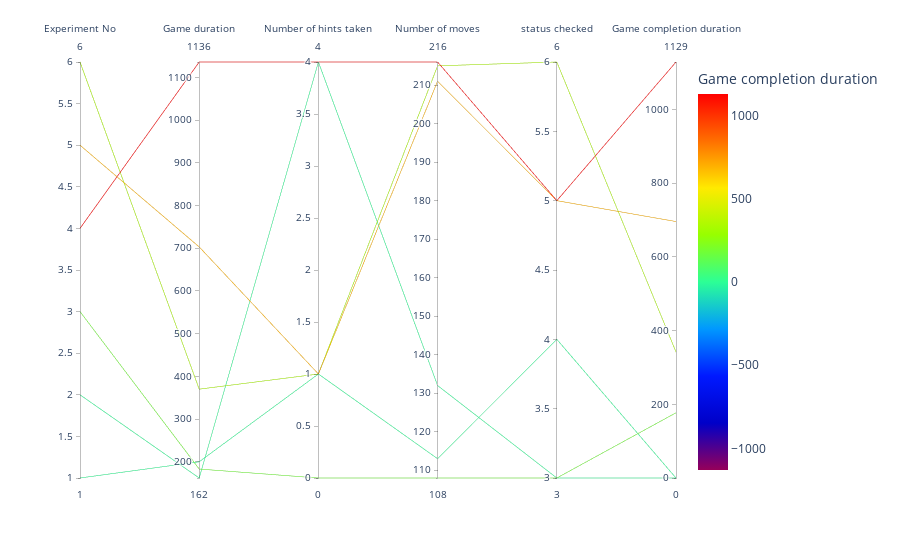

The notebook cell this image was saved under:
### Code cell
df = no_Nan
x=len(df.index)
fig = px.parallel_coordinates(df, color="Game completion duration",
                               dimensions= list (['Experiment No','Game Start time','Game End time','Game duration', 'Number of hints taken', 'Number of moves',
                                           'status checked','Game completion duration']),
                               color_continuous_scale=px.colors.sequential.Rainbow,
                                color_continuous_midpoint=0)
fig.show()

### Figure 1 — Plotly figure (JSON) as saved in the notebook; plotly's stock layout.template omitted (floating-point values rounded to 4 significant figures)
{"data": [{"dimensions": [{"label": "Experiment No", "values": [1, 2, 3, 4, 5, 6]}, {"label": "Game duration", "values": [200, 162, 183, 1136, 703, 370]}, {"label": "Number of hints taken", "values": [1, 4, 0, 4, 1, 1]}, {"label": "Number of moves", "values": [113, 132, 108, 216, 211, 215]}, {"label": "status checked", "values": [4, 3, 3, 5, 5, 6]}, {"label": "Game completion duration", "values": [0, 0, 177, 1129, 696, 342]}], "domain": {"x": [0, 1], "y": [0, 1]}, "line": {"color": [0, 0, 177, 1129, 696, 342], "coloraxis": "coloraxis"}, "name": "", "type": "parcoords"}], "layout": {"coloraxis": {"cmid": 0, "colorbar": {"title": {"text": "Game completion duration"}}, "colorscale": [[0, "rgb(150,0,90)"], [0.125, "rgb(0,0,200)"], [0.25, "rgb(0,25,255)"], [0.375, "rgb(0,152,255)"], [0.5, "rgb(44,255,150)"], [0.625, "rgb(151,255,0)"], [0.75, "rgb(255,234,0)"], [0.875, "rgb(255,111,0)"], [1, "rgb(255,0,0)"]]}, "legend": {"tracegroupgap": 0}, "margin": {"t": 60}}}
